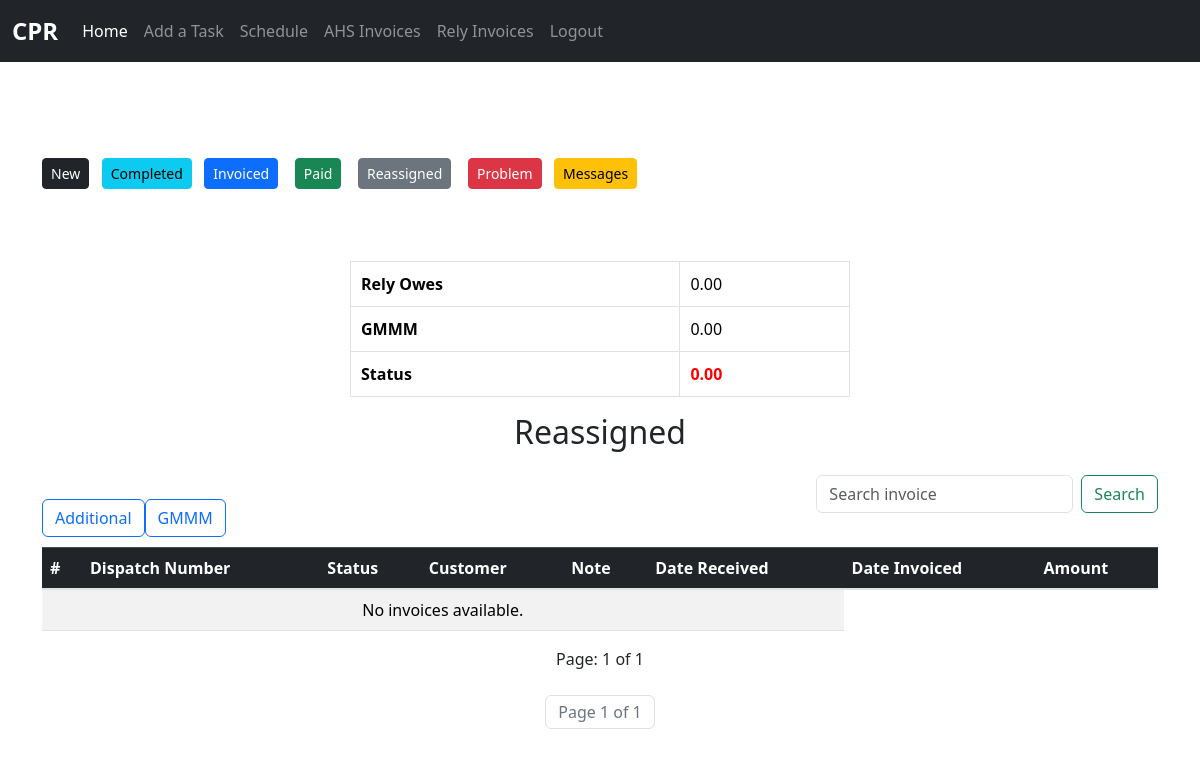
Before: /rely/rely_invoice_reassign (signed in) with the older database file.
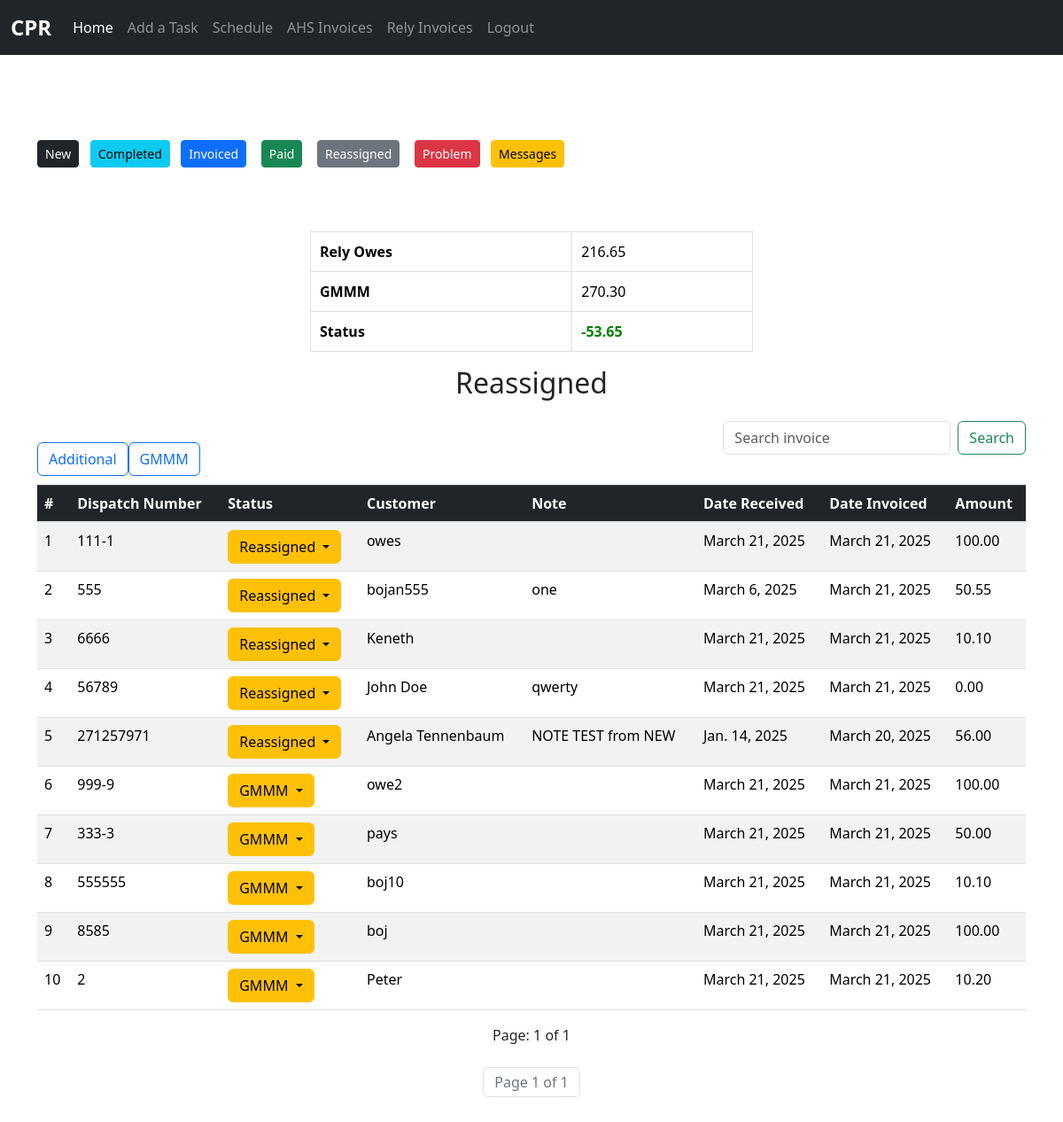
After: the same page with the newer database file.
### rely_invoice/models.py (models this page shows, shortened)
class RelyReassigned(models.Model):
    dispatch_number = models.CharField(max_length=50, blank=True, null=True)
    status = models.ForeignKey(Status, null=True, blank=True, on_delete=models.SET_NULL)
    customer = models.CharField(max_length=50, blank=True, null=True)
    date_received = models.DateField(default=timezone.now)  # Date the invoice was received
    date_invoiced = models.DateField(default=timezone.now)  # Date the invoice was invoiced
    note = models.TextField(blank=False, null=False)
    amount = models.DecimalField(max_digits=20, decimal_places=2, blank=True, null=True)
    date_paid = models.DateField(default=timezone.now)
    class Meta:
        verbose_name_plural = "Rely Reassigned"
    @classmethod
    def get_total_amount(cls):
        total = cls.objects.aggregate(total_amount=Sum('amount'))['total_amount']
        return total if total is not None else 0

class Status(models.Model):
	name = models.CharField(max_length=50, blank=True, null=False)

class RelyGMMM(models.Model):
    dispatch_number = models.CharField(max_length=50, blank=True, null=True)
    status = models.ForeignKey(Status, null=True, blank=True, on_delete=models.SET_NULL)
    customer = models.CharField(max_length=50, blank=True, null=True)
    date_received = models.DateField(default=timezone.now)  # Date the invoice was received
    date_invoiced = models.DateField(default=timezone.now)  # Date the invoice was invoiced
    note = models.TextField(blank=False, null=False)
    amount = models.DecimalField(max_digits=20, decimal_places=2, blank=True, null=True)
    date_paid = models.DateField(default=timezone.now)
    class Meta:
        verbose_name_plural = "Rely GMMM"
    @classmethod
    def get_total_amount(cls):
        total = cls.objects.aggregate(total_amount=Sum('amount'))['total_amount']
        return total if total is not None else 0

### rely_invoice/views.py (the view, shortened to what this page needs)
# urls.py: path('rely_invoice_reassign', views.rely_invoice_reassign, name="rely_invoice_reassign"),
@login_required(login_url='login')
def rely_invoice_reassign(request):
    all_invoice = RelyReassigned.objects.all().order_by('-id')
    all_gmmm_invoice = RelyGMMM.objects.all().order_by('-id')
    total = list(all_invoice) + list(all_gmmm_invoice)
    all_statuses = Status.objects.all()
    total_amount = RelyReassigned.get_total_amount()
    total_gmmm_amount = RelyGMMM.get_total_amount()
    diff = total_amount - total_gmmm_amount
    check_str = str(diff)
    negative = "-" in check_str
    search_results = None
    paginate = Paginator(total, 20)
    page = request.GET.get('page')
    invoices = paginate.get_page(page)
    context = {
        "all_invoice": all_invoice,
        "total": total,
        "all_statuses": all_statuses,
        'search_results': search_results,
        "total_amount": total_amount,
        "total_gmmm_amount": total_gmmm_amount,
        "diff": diff,
        "negative": negative,
        "invoices":invoices
    }
    return render(request, 'rely_reassign.html', context)

### rely_invoice/templates/rely_reassign.html (shortened to what the changed rows need)
{% extends 'base.html' %}
{% block content %}
	<div class="container mt-5">
		{% include 'rely_nav.html' %}</br></br>
        <div class="container mt-4">
            <center>
                <table class="table table-bordered" style="width: 500px;">
                    <tbody>
                        <tr>
                            <td style="padding: 10px;"><strong>Rely Owes</strong></td>
                            <td style="padding: 10px;">{{ total_amount | floatformat:2 }}</td>
                        </tr>
                        <tr>
                            <td style="padding: 10px;"><strong>GMMM</strong></td>
                            <td style="padding: 10px;">{{ total_gmmm_amount | floatformat:2 }}</td>
                        </tr>
                        <tr>
                            {% if negative %}
                            <td style="padding: 10px;"><b style="color: green;">{{ diff | floatformat:2 }}</b></td>
                            {% else %}
                            <td style="padding: 10px;"><b style="color: red;">{{ diff | floatformat:2 }}</b></td>
                            {% endif %}
                        </tr>
                    </tbody>
                </table>
            </center>
        </div>
		<h2 style="text-align: center;" class="mb-4">Reassigned</h2>
	    	<div class="table-responsive">
				<br>
                <br><br>
                <table class="table table-striped">
                    <thead class="table-dark">
                        <tr>
                            <th>#</th>
                            <th>Dispatch Number</th>
                            <th>Status</th>
                            <th>Customer</th>
                            <th>Note</th>
                            <th>Date Received</th>
                            <th>Date Invoiced</th>
                            <th>Amount</th>
                        </tr>
                    </thead>
                    <tbody>
                        {% if search_results is None %}
                            {% for invoice in invoices %}
                            <tr>
                                <td>{{ forloop.counter }}</td>
                                <td>{{ invoice.dispatch_number }}</td>
                                <td>
                				    <div class="dropdown">
                				        <button class="btn btn-warning dropdown-toggle" data-bs-toggle="dropdown">
                				            {{ invoice.status.name }}
                				        </button>
                				    </div>
                				</td>
                                <td>{{ invoice.customer }}</td>
                                <td>{{ invoice.note }}</td>
                                <td>{{ invoice.date_received }}</td>
                                <td>{{ invoice.date_invoiced }}</td>
                                <td>{{ invoice.amount }}</td>
                            </tr>
                            {% empty %}
                            <tr>
                                <td colspan="6" class="text-center">No invoices available.</td>
                            </tr>
                            {% endfor %}
                        {% endif %}
                    </tbody>
                </table>
	    	</div>
	</div>
{% endblock %}

Changed rows visible on the page:
added RelyReassigned: dispatch_number "111-1", status.name "Reassigned", customer "owes", date_received "March 21, 2025", date_invoiced "March 21, 2025", amount "100.00"
added RelyReassigned: dispatch_number "555", status.name "Reassigned", customer "bojan555", note "one", date_received "March 6, 2025", date_invoiced "March 21, 2025", amount "50.55"
added RelyReassigned: dispatch_number "6666", status.name "Reassigned", customer "Keneth", date_received "March 21, 2025", date_invoiced "March 21, 2025", amount "10.10"
added RelyReassigned: dispatch_number "56789", status.name "Reassigned", customer "John Doe", note "qwerty", date_received "March 21, 2025", date_invoiced "March 21, 2025", amount "0.00"
added RelyReassigned: dispatch_number "271257971", status.name "Reassigned", customer "Angela Tennenbaum", note "NOTE TEST from NEW", date_received "Jan. 14, 2025", date_invoiced "March 20, 2025", amount "56.00"
added RelyGMMM: dispatch_number "999-9", status.name "GMMM", customer "owe2", date_received "March 21, 2025", date_invoiced "March 21, 2025", amount "100.00"
added RelyGMMM: dispatch_number "333-3", status.name "GMMM", customer "pays", date_received "March 21, 2025", date_invoiced "March 21, 2025", amount "50.00"
added RelyGMMM: dispatch_number "555555", status.name "GMMM", customer "boj10", date_received "March 21, 2025", date_invoiced "March 21, 2025", amount "10.10"
added RelyGMMM: dispatch_number "8585", status.name "GMMM", customer "boj", date_received "March 21, 2025", date_invoiced "March 21, 2025", amount "100.00"
added RelyGMMM: dispatch_number "2", status.name "GMMM", customer "Peter", date_received "March 21, 2025", date_invoiced "March 21, 2025", amount "10.20"
Other visible differences:
{{ total_amount | floatformat:2 }}: "0.00" → "216.65"
{{ total_gmmm_amount | floatformat:2 }}: "0.00" → "270.30"
{{ diff | floatformat:2 }}: (not shown) → "-53.65"
{{ diff | floatformat:2 }}: "0.00" → (not shown)
text no longer shown: "No invoices available."
